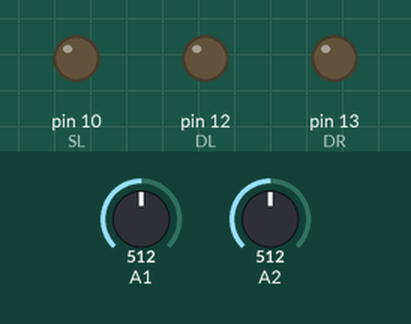
Simulated run of this sketch. Board: Arduino Uno, built with avr-gcc and run on an emulated ATmega328P. Shown: output pins drawn as LEDs (lit = HIGH). The test bench sets the inputs (shaded band); at power-on: A1 = 512, A2 = 512.

Above: at 0.1 s.
At 10.1 s:
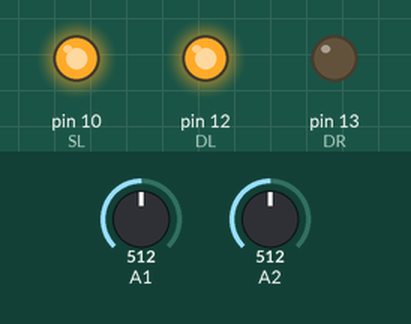
Timing chart, 0 to 11.6 s (numbered marks = the images above):
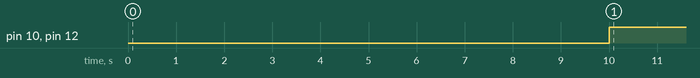

Measured:
- by itself, pin 10 (SL), pin 12 (DL): LOW → HIGH at 10.0 s

The sketch:

motor_ekonder.ino
```cpp
#define SR     11
#define DR     13
#define SL     10
#define DL     12

int e1 = 0;
int e2 = 0;
int e = 0;

void setup()
{
  pinMode(DL, OUTPUT);
  pinMode(DR, OUTPUT);
  Serial.begin(112500);
  delay(10000);
}

void loop() {
  digitalWrite(DL, 1);
  analogWrite(SL, 255);
  while (e < 1380) {
    ekonder();
  }
  digitalWrite(DL, 1);
  analogWrite(SL, 0);
  delay(500);
  e = 0;
}

void ekonder()    {
  if (((analogRead(A1)) > 1000) && (e1 == 0)) { e1++; e++; }
  if (((analogRead(A1)) < 1000) && (e1 == 1)) { e1--;      }
  if (((analogRead(A2)) > 1000) && (e2 == 0)) { e2++; e++; }
  if (((analogRead(A2)) < 1000) && (e2 == 1)) { e2--;      }
}
```
